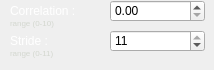
                   <widget class="QWidget" name="greenMehod2">
                    <widget class="QLabel" name="label_59">
                     <property name="geometry">
                      <rect>
                       <x>10</x>
                       <y>0</y>
                       <width>95</width>
                       <height>22</height>
                      </rect>
                     </property>
                     <property name="text">
                      <string>&lt;html&gt;&lt;head/&gt;&lt;body&gt;&lt;p&gt;&lt;span style=&quot; color:#ffffff;&quot;&gt;Correlation :&lt;/span&gt;&lt;/p&gt;&lt;/body&gt;&lt;/html&gt;</string>
                     </property>
                    </widget>
                    <widget class="QSpinBox" name="txtGreenStride">
                     <property name="geometry">
                      <rect>
                       <x>110</x>
                       <y>30</y>
                       <width>95</width>
                       <height>22</height>
                      </rect>
                     </property>
                     <property name="maximum">
                      <number>11</number>
                     </property>
                     <property name="value">
                      <number>11</number>
                     </property>
                    </widget>
                    <widget class="QLabel" name="label_60">
                     <property name="geometry">
                      <rect>
                       <x>10</x>
                       <y>30</y>
                       <width>95</width>
                       <height>22</height>
                      </rect>
                     </property>
                     <property name="text">
                      <string>&lt;html&gt;&lt;head/&gt;&lt;body&gt;&lt;p&gt;&lt;span style=&quot; color:#ffffff;&quot;&gt;Stride :&lt;/span&gt;&lt;/p&gt;&lt;/body&gt;&lt;/html&gt;</string>
                     </property>
                    </widget>
                    <widget class="QDoubleSpinBox" name="txtGreenCorrelation">
                     <property name="geometry">
                      <rect>
                       <x>110</x>
                       <y>0</y>
                       <width>95</width>
                       <height>22</height>
                      </rect>
                     </property>
                     <property name="maximum">
                      <double>10.000000000000000</double>
                     </property>
                    </widget>
                    <widget class="QLabel" name="label_63">
                     <property name="geometry">
                      <rect>
                       <x>10</x>
                       <y>15</y>
                       <width>95</width>
                       <height>16</height>
                      </rect>
                     </property>
                     <property name="autoFillBackground">
                      <bool>false</bool>
                     </property>
                     <property name="styleSheet">
                      <string notr="true">.QLabel{
background-color: rgba(0,0,0,0);
}</string>
                     </property>
                     <property name="text">
                      <string>&lt;html&gt;&lt;head/&gt;&lt;body&gt;&lt;p&gt;&lt;span style=&quot; font-size:6pt; color:#d3d7cf;&quot;&gt;range (0-10)&lt;/span&gt;&lt;/p&gt;&lt;/body&gt;&lt;/html&gt;</string>
                     </property>
                    </widget>
                    <widget class="QLabel" name="label_64">
                     <property name="geometry">
                      <rect>
                       <x>10</x>
                       <y>45</y>
                       <width>95</width>
                       <height>16</height>
                      </rect>
                     </property>
                     <property name="autoFillBackground">
                      <bool>false</bool>
                     </property>
                     <property name="styleSheet">
                      <string notr="true">.QLabel{
background-color: rgba(0,0,0,0);
}</string>
                     </property>
                     <property name="text">
                      <string>&lt;html&gt;&lt;head/&gt;&lt;body&gt;&lt;p&gt;&lt;span style=&quot; font-size:6pt; color:#d3d7cf;&quot;&gt;range (0-11)&lt;/span&gt;&lt;/p&gt;&lt;/body&gt;&lt;/html&gt;</string>
                     </property>
                    </widget>
                   </widget>
